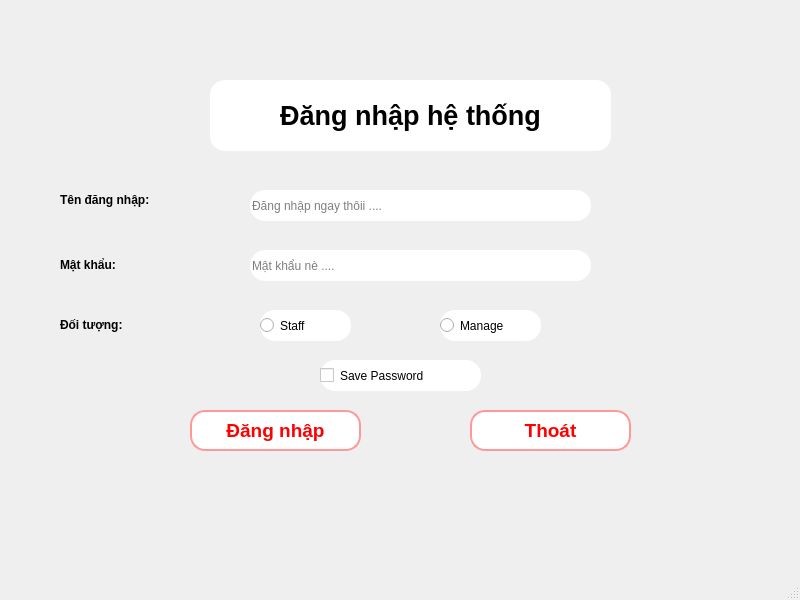
<?xml version="1.0" encoding="UTF-8"?>
<ui version="4.0">
 <class>MainWindow</class>
 <widget class="QMainWindow" name="MainWindow">
  <property name="geometry">
   <rect>
    <x>0</x>
    <y>0</y>
    <width>800</width>
    <height>600</height>
   </rect>
  </property>
  <property name="windowTitle">
   <string>MainWindow</string>
  </property>
  <widget class="QWidget" name="centralwidget">
   <widget class="QLabel" name="label">
    <property name="geometry">
     <rect>
      <x>50</x>
      <y>70</y>
      <width>700</width>
      <height>431</height>
     </rect>
    </property>
    <property name="text">
     <string/>
    </property>
    <property name="pixmap">
     <pixmap>../../../Download/Thiết kế chưa có tên.png</pixmap>
    </property>
   </widget>
   <widget class="QLabel" name="label_2">
    <property name="geometry">
     <rect>
      <x>210</x>
      <y>80</y>
      <width>401</width>
      <height>71</height>
     </rect>
    </property>
    <property name="font">
     <font>
      <family>MS Shell Dlg 2</family>
      <pointsize>22</pointsize>
      <weight>50</weight>
      <italic>false</italic>
      <bold>false</bold>
     </font>
    </property>
    <property name="styleSheet">
     <string notr="true">background-color: white;
font: 75 22pt &quot;MS Shell Dlg 2&quot;;
font: 22pt &quot;MS Shell Dlg 2&quot;;
border-radius: 15px</string>
    </property>
    <property name="text">
     <string>&lt;html&gt;&lt;head/&gt;&lt;body&gt;&lt;p align=&quot;center&quot;&gt;&lt;span style=&quot; font-size:20pt; font-weight:600;&quot;&gt;Đăng nhập hệ thống&lt;/span&gt;&lt;/p&gt;&lt;/body&gt;&lt;/html&gt;</string>
    </property>
   </widget>
   <widget class="QLineEdit" name="lineEdit">
    <property name="geometry">
     <rect>
      <x>250</x>
      <y>190</y>
      <width>341</width>
      <height>31</height>
     </rect>
    </property>
    <property name="styleSheet">
     <string notr="true">border-radius: 15px;
color: rgb(0, 0, 0);</string>
    </property>
    <property name="placeholderText">
     <string>Đăng nhập ngay thôii ....</string>
    </property>
   </widget>
   <widget class="QLabel" name="label_3">
    <property name="geometry">
     <rect>
      <x>60</x>
      <y>180</y>
      <width>191</width>
      <height>41</height>
     </rect>
    </property>
    <property name="styleSheet">
     <string notr="true">font: 75 14pt &quot;MS Shell Dlg 2&quot;;</string>
    </property>
    <property name="text">
     <string>&lt;html&gt;&lt;head/&gt;&lt;body&gt;&lt;p&gt;&lt;span style=&quot; font-weight:600;&quot;&gt;Tên đăng nhập:&lt;/span&gt;&lt;/p&gt;&lt;/body&gt;&lt;/html&gt;</string>
    </property>
   </widget>
   <widget class="QLabel" name="label_4">
    <property name="geometry">
     <rect>
      <x>60</x>
      <y>250</y>
      <width>131</width>
      <height>31</height>
     </rect>
    </property>
    <property name="styleSheet">
     <string notr="true">font: 75 14pt &quot;MS Shell Dlg 2&quot;;</string>
    </property>
    <property name="text">
     <string>&lt;html&gt;&lt;head/&gt;&lt;body&gt;&lt;p&gt;&lt;span style=&quot; font-weight:600;&quot;&gt;Mật khẩu:&lt;/span&gt;&lt;/p&gt;&lt;/body&gt;&lt;/html&gt;</string>
    </property>
   </widget>
   <widget class="QLineEdit" name="lineEdit_2">
    <property name="geometry">
     <rect>
      <x>250</x>
      <y>250</y>
      <width>341</width>
      <height>31</height>
     </rect>
    </property>
    <property name="styleSheet">
     <string notr="true">border-radius: 15px;

color: rgb(0, 0, 0);</string>
    </property>
    <property name="text">
     <string/>
    </property>
    <property name="echoMode">
     <enum>QLineEdit::Password</enum>
    </property>
    <property name="placeholderText">
     <string>Mật khẩu nè ....</string>
    </property>
   </widget>
   <widget class="QPushButton" name="pushButton">
    <property name="geometry">
     <rect>
      <x>190</x>
      <y>410</y>
      <width>171</width>
      <height>41</height>
     </rect>
    </property>
    <property name="font">
     <font>
      <family>MS Shell Dlg 2</family>
      <pointsize>14</pointsize>
      <weight>75</weight>
      <italic>false</italic>
      <bold>true</bold>
     </font>
    </property>
    <property name="toolTip">
     <string>&lt;html&gt;&lt;head/&gt;&lt;body&gt;&lt;p&gt;&lt;span style=&quot; font-weight:600;&quot;&gt;Đăng nhập&lt;/span&gt;&lt;/p&gt;&lt;/body&gt;&lt;/html&gt;</string>
    </property>
    <property name="styleSheet">
     <string notr="true">
       QPushButton {
           background-color: #FFFFFF;
           color: #FF0000;
           border: 2px solid #FF9999;
           border-radius: 15px;
           font: bold 14pt;
       }
       QPushButton:hover {
           background-color: #FFEEEE;
       }
       QPushButton:pressed {
           background-color: #FFCCCC;
       }
      </string>
    </property>
    <property name="text">
     <string>Đăng nhập</string>
    </property>
    <property name="icon">
     <iconset>
      <normaloff>../../../Download/8679838_login_box_line_icon.png</normaloff>../../../Download/8679838_login_box_line_icon.png</iconset>
    </property>
   </widget>
   <widget class="QPushButton" name="pushButton_2">
    <property name="geometry">
     <rect>
      <x>470</x>
      <y>410</y>
      <width>161</width>
      <height>41</height>
     </rect>
    </property>
    <property name="font">
     <font>
      <family>MS Shell Dlg 2</family>
      <pointsize>14</pointsize>
      <weight>75</weight>
      <italic>false</italic>
      <bold>true</bold>
     </font>
    </property>
    <property name="toolTip">
     <string>&lt;html&gt;&lt;head/&gt;&lt;body&gt;&lt;p&gt;&lt;span style=&quot; font-weight:600;&quot;&gt;Đăng nhập&lt;/span&gt;&lt;/p&gt;&lt;/body&gt;&lt;/html&gt;</string>
    </property>
    <property name="styleSheet">
     <string notr="true">
       QPushButton {
           background-color: #FFFFFF;
           color: #FF0000;
           border: 2px solid #FF9999;
           border-radius: 15px;
           font: bold 14pt;
       }
       QPushButton:hover {
           background-color: #FFEEEE;
       }
       QPushButton:pressed {
           background-color: #FFCCCC;
       }
      </string>
    </property>
    <property name="text">
     <string>Thoát</string>
    </property>
    <property name="icon">
     <iconset>
      <normaloff>../../../Download/3994382_access_close_exit_logout_sign out_icon.png</normaloff>../../../Download/3994382_access_close_exit_logout_sign out_icon.png</iconset>
    </property>
   </widget>
   <widget class="QCheckBox" name="checkBox">
    <property name="geometry">
     <rect>
      <x>320</x>
      <y>360</y>
      <width>161</width>
      <height>31</height>
     </rect>
    </property>
    <property name="toolTip">
     <string>&lt;html&gt;&lt;head/&gt;&lt;body&gt;&lt;p align=&quot;center&quot;&gt;&lt;br/&gt;&lt;/p&gt;&lt;/body&gt;&lt;/html&gt;</string>
    </property>
    <property name="styleSheet">
     <string notr="true">background-color: rgb(255, 255, 255);
border-radius: 15px;
font: 12pt &quot;MS Shell Dlg 2&quot;;</string>
    </property>
    <property name="text">
     <string>Save Password</string>
    </property>
   </widget>
   <widget class="QRadioButton" name="radioButton">
    <property name="geometry">
     <rect>
      <x>260</x>
      <y>310</y>
      <width>91</width>
      <height>31</height>
     </rect>
    </property>
    <property name="toolTip">
     <string>&lt;html&gt;&lt;head/&gt;&lt;body&gt;&lt;p align=&quot;center&quot;&gt;&lt;span style=&quot; font-size:14pt;&quot;&gt;Staff&lt;/span&gt;&lt;/p&gt;&lt;/body&gt;&lt;/html&gt;</string>
    </property>
    <property name="styleSheet">
     <string notr="true">font: 12pt &quot;MS Shell Dlg 2&quot;;
border-color: rgb(255, 0, 0);
background-color: rgb(255, 255, 255);
border-radius: 15px;
</string>
    </property>
    <property name="text">
     <string>Staff</string>
    </property>
   </widget>
   <widget class="QRadioButton" name="radioButton_2">
    <property name="geometry">
     <rect>
      <x>440</x>
      <y>310</y>
      <width>101</width>
      <height>31</height>
     </rect>
    </property>
    <property name="toolTip">
     <string>&lt;html&gt;&lt;head/&gt;&lt;body&gt;&lt;p align=&quot;center&quot;&gt;&lt;span style=&quot; font-size:14pt;&quot;&gt;Staff&lt;/span&gt;&lt;/p&gt;&lt;/body&gt;&lt;/html&gt;</string>
    </property>
    <property name="styleSheet">
     <string notr="true">font: 12pt &quot;MS Shell Dlg 2&quot;;
border-color: rgb(255, 0, 0);
background-color: rgb(255, 255, 255);
border-radius: 15px;
</string>
    </property>
    <property name="text">
     <string>Manage</string>
    </property>
   </widget>
   <widget class="QLabel" name="label_5">
    <property name="geometry">
     <rect>
      <x>60</x>
      <y>310</y>
      <width>131</width>
      <height>31</height>
     </rect>
    </property>
    <property name="styleSheet">
     <string notr="true">font: 75 14pt &quot;MS Shell Dlg 2&quot;;</string>
    </property>
    <property name="text">
     <string>&lt;html&gt;&lt;head/&gt;&lt;body&gt;&lt;p&gt;&lt;span style=&quot; font-weight:600;&quot;&gt;Đối tượng:&lt;/span&gt;&lt;/p&gt;&lt;/body&gt;&lt;/html&gt;</string>
    </property>
   </widget>
  </widget>
  <widget class="QMenuBar" name="menubar">
   <property name="geometry">
    <rect>
     <x>0</x>
     <y>0</y>
     <width>800</width>
     <height>26</height>
    </rect>
   </property>
  </widget>
  <widget class="QStatusBar" name="statusbar"/>
 </widget>
 <resources/>
 <connections/>
</ui>
